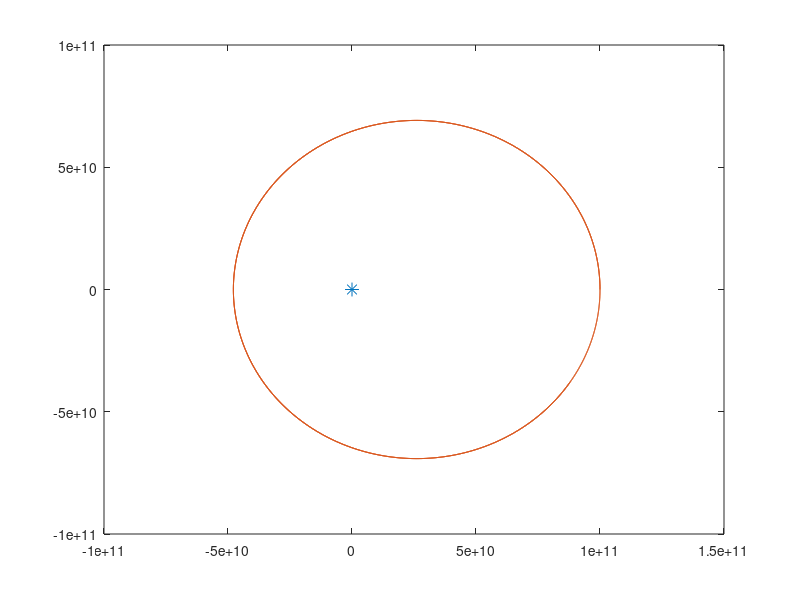

This figure's MATLAB source:
clear;
clc;
close all;

G = -6.67*10^-11 ; 
m_sun = 1.989*10^30; 

%  x(1) = 1.521*10^11;
x(1) = 1*10^11;
y(1) = 0;
vx(1) = 0;
vy(1) = 29300;

T = 365*24*60*60;
N = 365;
h = T/N * 0.05;
time = 0; 
n = 1 ; 

while (time < T)
    ax = G*m_sun*x(n)/(x(n)^2 + y(n)^2)^(3/2);
    ay = G*m_sun*y(n)/(x(n)^2 + y(n)^2)^(3/2);
    xs = x(n)+vx(n)*h;
    ys = y(n)+vy(n)*h;
    vxs = vx(n) + ax*h;
    vys = vy(n) + ay*h;
    axs = (G*m_sun*xs)/((xs^2 + ys^2)^(3/2));
    ays = (G*m_sun*ys)/((xs^2 + ys^2)^(3/2));
    vx(n+1) = vx(n) + 0.5*(ax + axs)*h;
    vy(n+1) = vy(n) + 0.5*(ay + ays)*h;
    x(n+1) = x(n) + 0.5*(vx(n) + vxs)*h;
    y(n+1) = y(n) + 0.5*(vy(n) + vys)*h;
    n = n + 1 ; 
    time = time + h; 
end

plot([0],[0],'*','MarkerSize',10)
hold on
plot(x,y)







% clear;
% clc;
% close all;
% 
% % Constants
% G = 6.67408*10^-11 ; 
% M_sun = 1.989*10^30 ; 
% T = 365*24*60*60; %This is time (1 year in seconds)
% N = 10000000; %increments or iterations
% h = T/N;    % h is delta t
%  
% x_position =[]; %Initiating values  
% y_position = []; 
% vx_vector =[];
% vy_vector =[];
% x_n = 1; %Initial conditions
% y_n = 0; 
% vx_n = 0;
% vy_n = 1000000;
% counter =0;
% 
% for  t = 1:h:T % or (1:N) This iterates N times.
% counter = counter +1; 
% 
% x_position(counter) = x_n;
% y_position(counter) = y_n; 
% 
% vx_vector(counter) = vx_n;
% vy_vector(counter) = vy_n; 
% 
% 
% 
% %Calculations
% ax_n = (-1*G*M_sun*x_n)/(x_n^2 + y_n^2)^(3/2); 
% ay_n = (-1*G*M_sun*y_n)/(x_n^2 + y_n^2)^(3/2); 
% 
% 
% x_s = x_n + vx_n*h; 
% y_s = y_n + vy_n*h; 
%  
% 
% vx_s = vx_n + ax_n*h; 
% vy_s = vy_n + ay_n*h;
% 
% ax_s = (-1*G*M_sun*x_s)/(x_s^2 + y_s^2)^(3/2);
% ay_s = (-1*G*M_sun*y_s)/(x_s^2 + y_s^2)^(3/2);
% 
% x_np1 = x_n + 0.5*(vx_n + vx_s)*h;
% y_np1 = y_n + 0.5*(vy_n + vy_s)*h; 
% 
% 
% vx_np1 = vx_n + 0.5*(ax_n + ax_s)*h;
% vy_np1 = vy_n + 0.5*(ay_n + ay_s)*h; 
% 
% 
% %Re-initializing for next iteration of loop
% x_n = x_np1;
% y_n = y_np1; 
% 
% vx_n = vx_np1;
% vy_n = vy_np1; 
% 
% 
% end
% 
% plot(x_position, y_position, 'ok')



